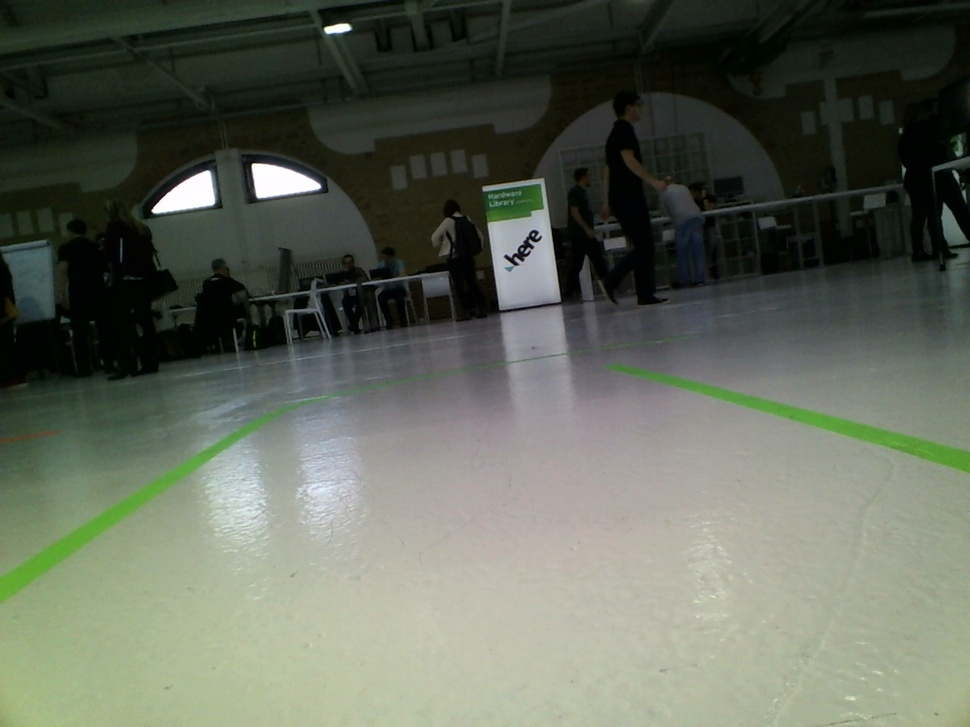
%> input picture img/1.jpg, 970 x 727 px, shrunk from 1280 x 960 before the run
$ octave image.m   (GNU Octave 9; MATLAB toolbox functions it lacks are replaced by stand-ins)
%> lines starting %> are read from the running program, lines starting %| are printed output that depends on the picture; in (x1, y1, x2, y2) boxes, pixels count from 0 and x2, y2 are one past the last pixel; in counts of white or black regions, pixels touching at a corner belong together; the program's own positions count from 1
img = imread('/home/kvasnyj/repo/Bosch-Hackathon/img/1.jpg');
%> img is the input picture: size 727x970x3 uint8; mean R, G, B 96.8, 102.9, 90

img = rgb2hsv(img);
%> img: size 727x970x3 double; mean H, S, V 0.304, 0.257, 0.408

[h, w] = size(img)
%> h = 727; w = 2910

img = img(:,:,2);
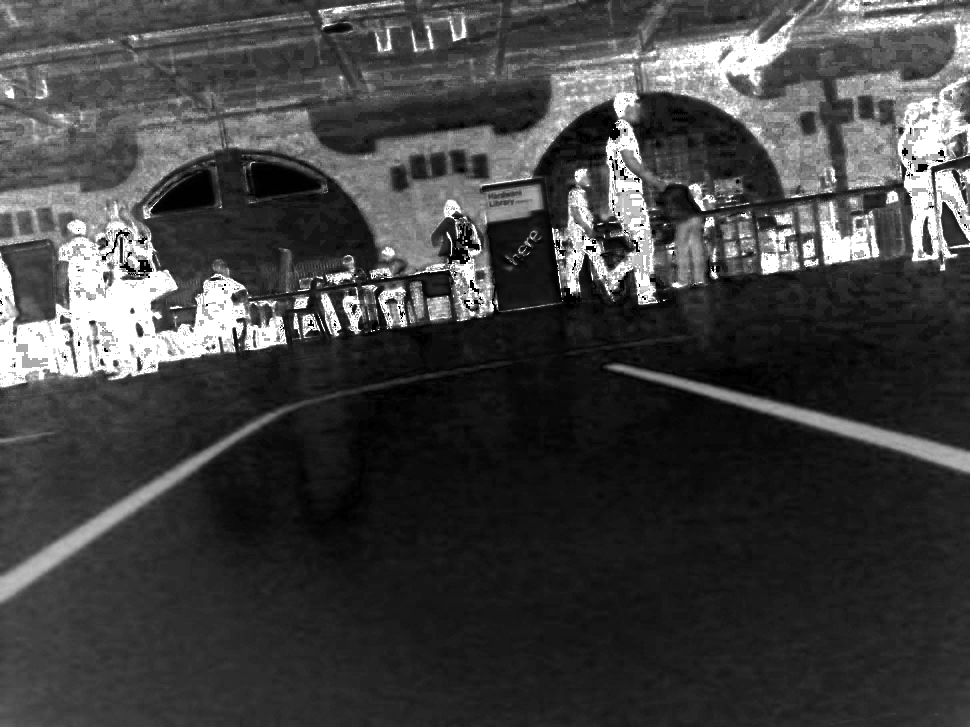
%> img: size 727x970 double; min 0, max 1, mean 0.257

x = [0, 0, w, w];
%> x = [0 0 2910 2910]
y = [h, h-500, h-500, h];
%> y = [727 227 227 727]
mask = roipoly(img, x , y);
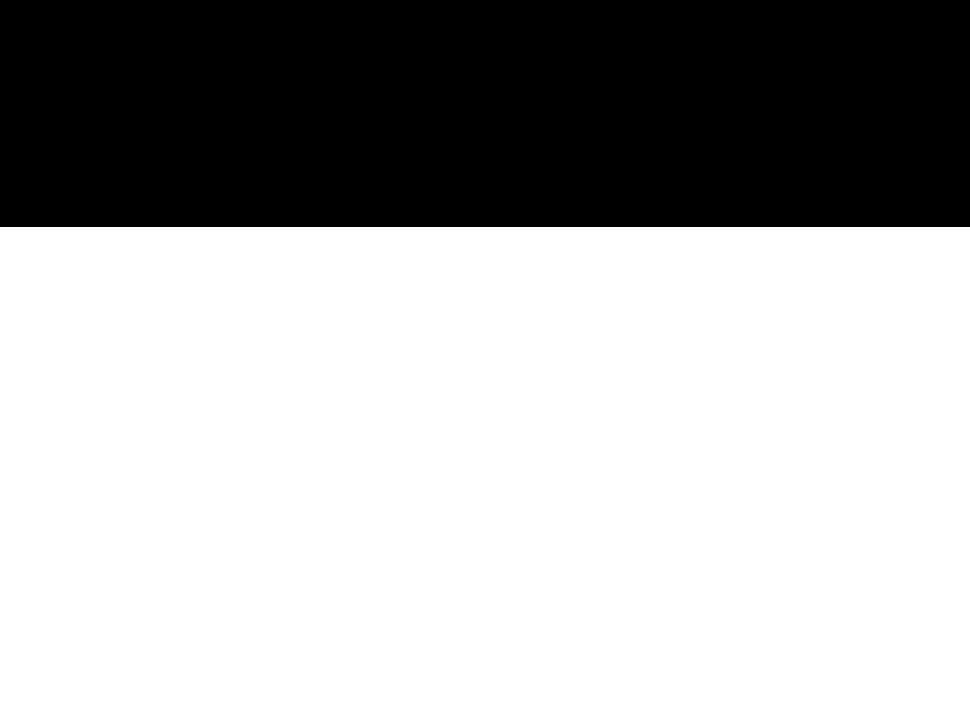
%> mask: size 727x970 logical; 68.8% white; 1 black region, box (x1, y1, x2, y2) and area: (0, 0, 970, 227) 220190
img(mask==0) = 0;
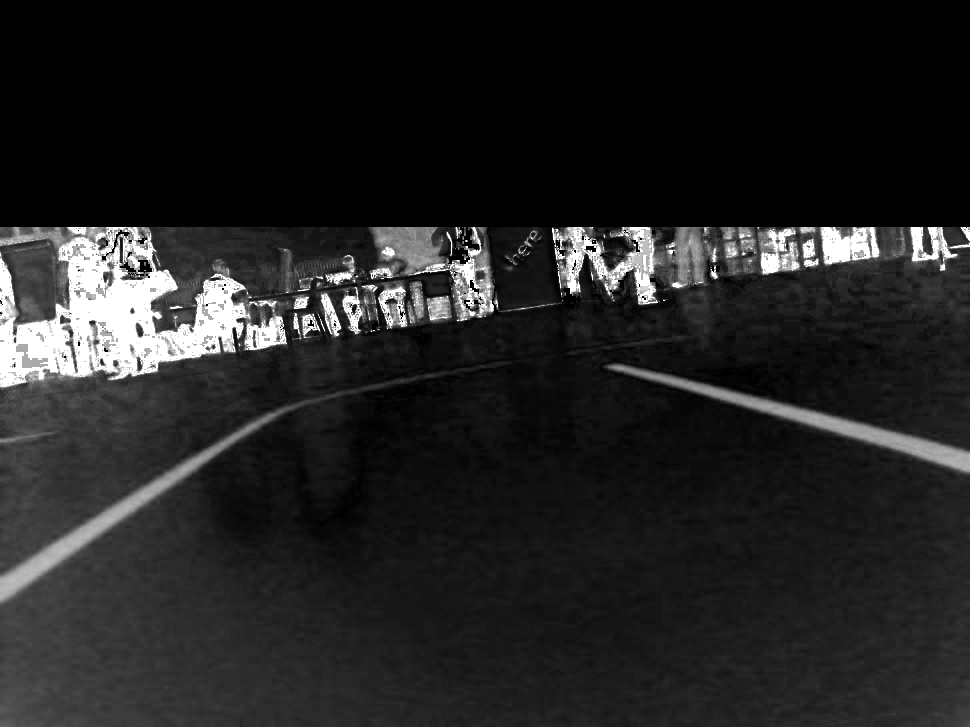
%> img: size 727x970 double; min 0, max 1, mean 0.136

img = edge(img, 'Canny', 0.2);
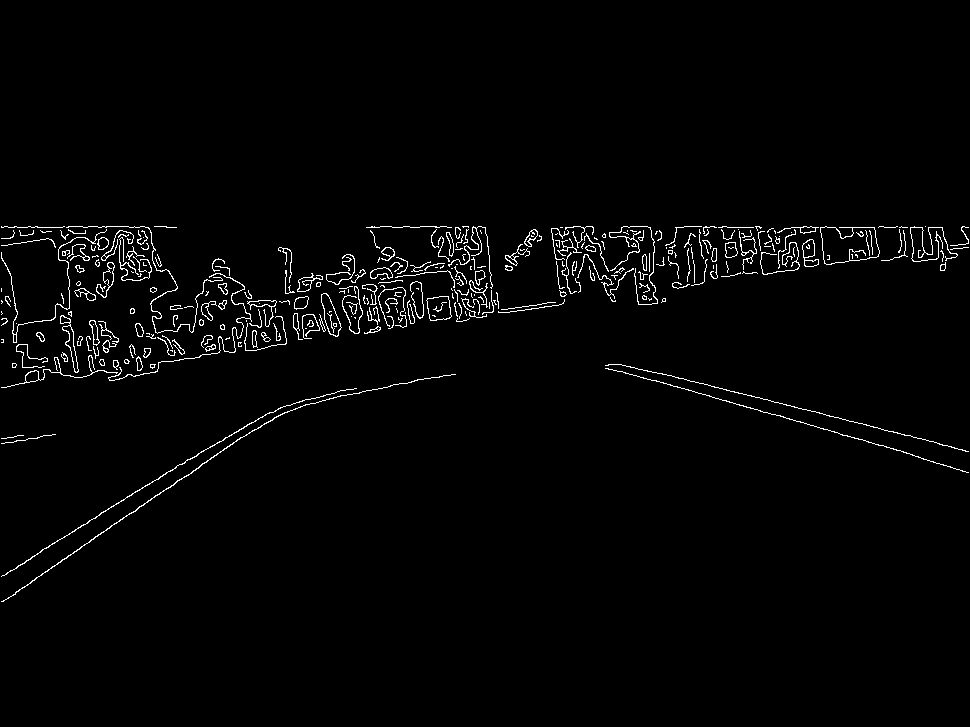
%> img: size 727x970 logical; 1.9% white in thin lines or dots, all inside (x1, y1, x2, y2) = (1, 226, 969, 602)

imshow(img);

$ run again, with img/3.jpg copied over img/1.jpg
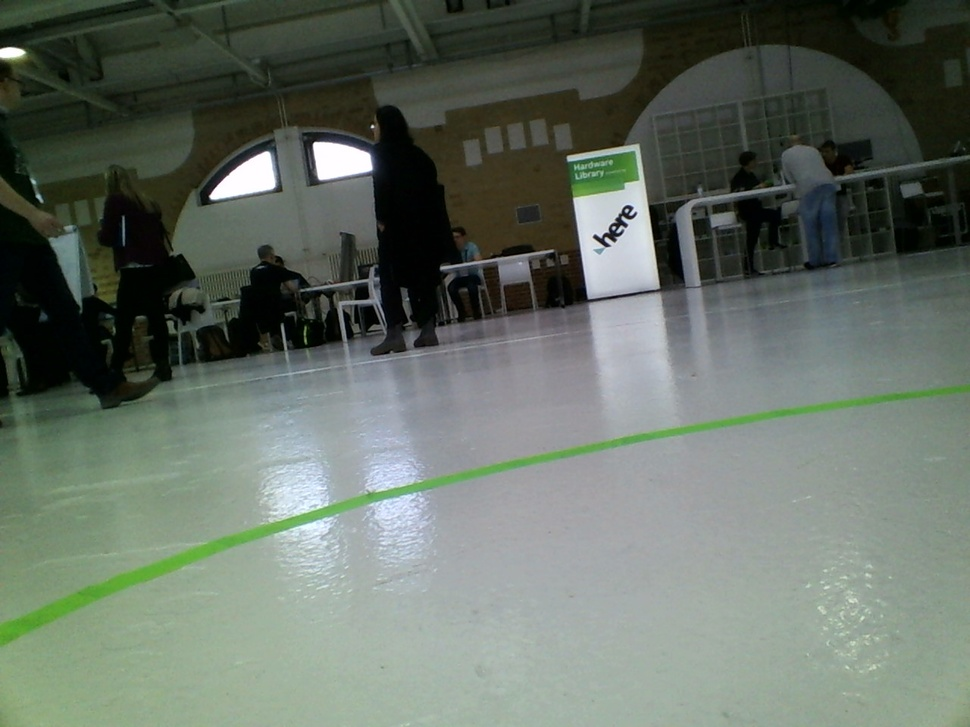
%> input picture img/3.jpg, 970 x 727 px, shrunk from 1280 x 960 before the run
%> img is the input picture: size 727x970x3 uint8; mean R, G, B 101.2, 111.1, 101
%> mask: size 727x970 logical; 68.8% white; 1 black region, box (x1, y1, x2, y2) and area: (0, 0, 970, 227) 220190
%> `img(mask==0) = 0;`:
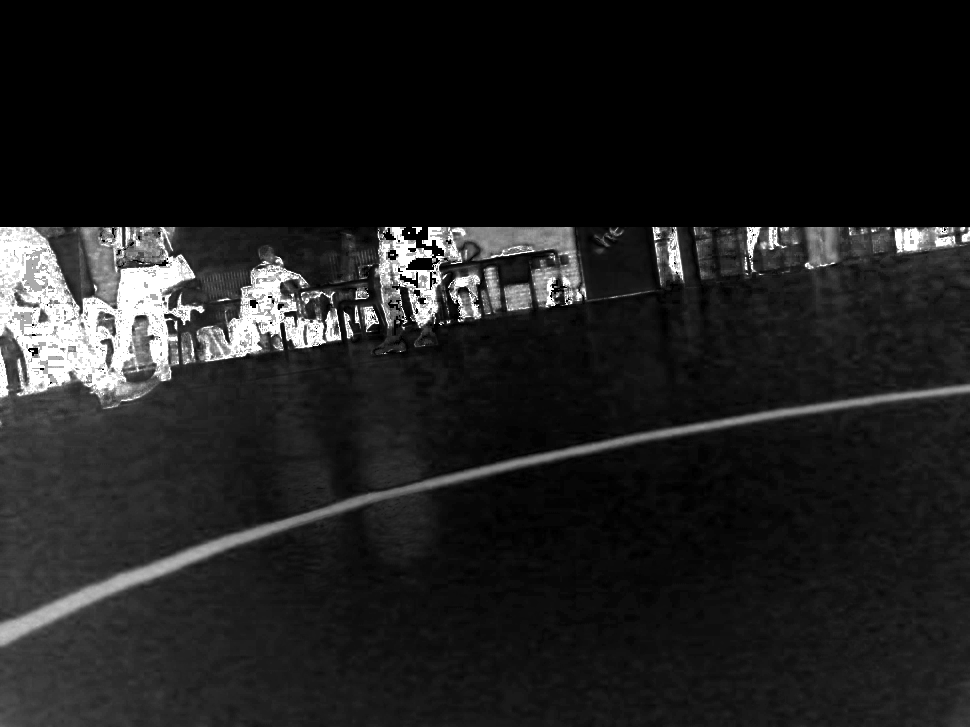
%> img: size 727x970 double; min 0, max 1, mean 0.122
%> `img = edge(img, 'Canny', 0.2);`:
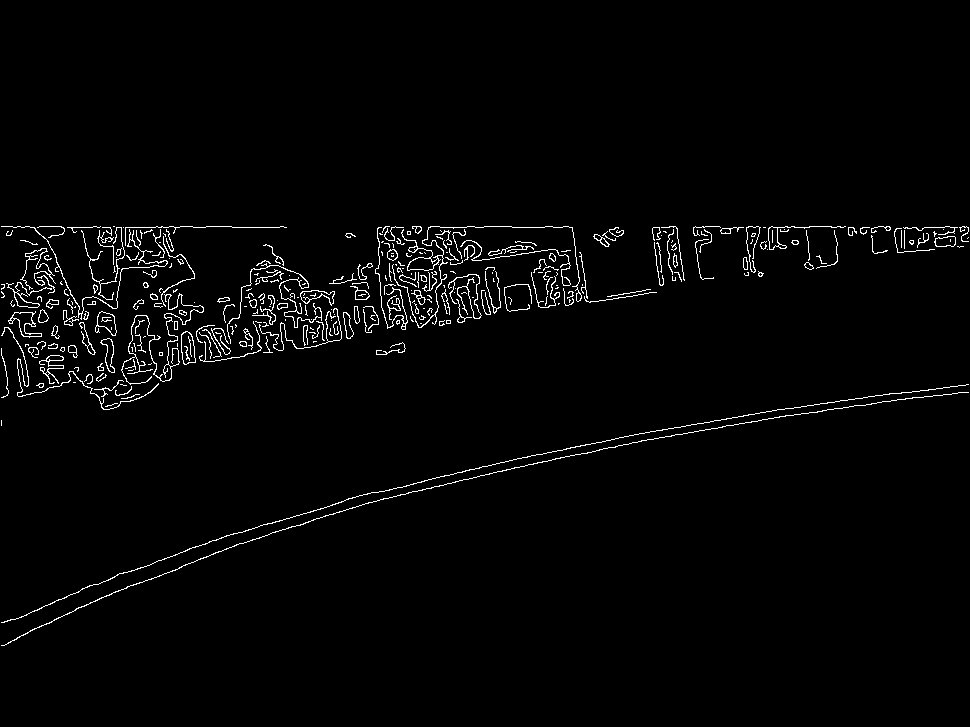
%> img: size 727x970 logical; 2.1% white in thin lines or dots, all inside (x1, y1, x2, y2) = (1, 226, 969, 646)
